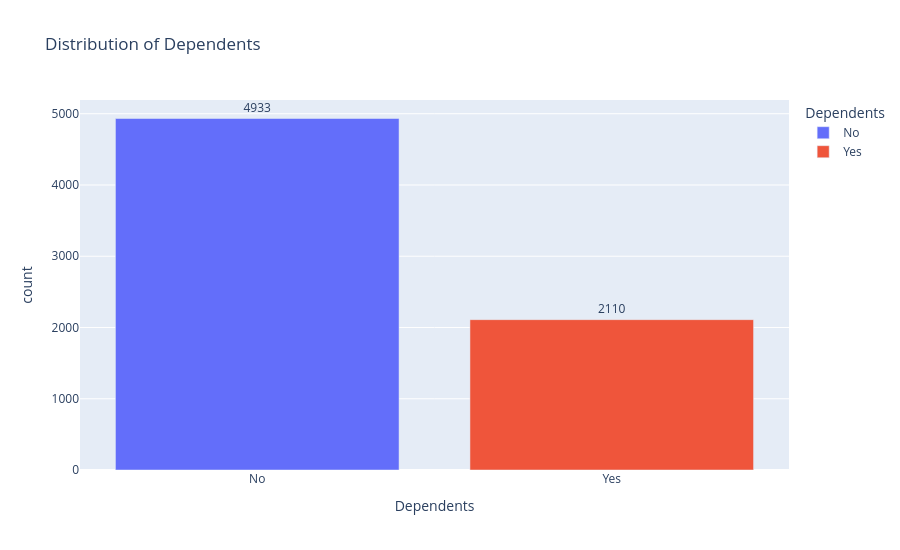

This figure's notebook cell:
### Code cell
distribution('Dependents')

### Figure 1 — Plotly figure (JSON) as saved in the notebook; plotly's stock layout.template omitted (floating-point values rounded to 4 significant figures)
{"data": [{"alignmentgroup": "True", "hovertemplate": "Dependents=%{x}<br>count=%{text}<extra></extra>", "legendgroup": "No", "marker": {"color": "#636efa", "pattern": {"shape": ""}}, "name": "No", "offsetgroup": "No", "orientation": "v", "showlegend": true, "text": [4933], "textposition": "outside", "type": "bar", "x": ["No"], "xaxis": "x", "y": [4933], "yaxis": "y"}, {"alignmentgroup": "True", "hovertemplate": "Dependents=%{x}<br>count=%{text}<extra></extra>", "legendgroup": "Yes", "marker": {"color": "#EF553B", "pattern": {"shape": ""}}, "name": "Yes", "offsetgroup": "Yes", "orientation": "v", "showlegend": true, "text": [2110], "textposition": "outside", "type": "bar", "x": ["Yes"], "xaxis": "x", "y": [2110], "yaxis": "y"}], "layout": {"barmode": "relative", "height": 550, "legend": {"title": {"text": "Dependents"}, "tracegroupgap": 0}, "title": {"text": "Distribution of Dependents"}, "width": 900, "xaxis": {"anchor": "y", "categoryarray": ["No", "Yes"], "categoryorder": "array", "domain": [0, 1], "title": {"text": "Dependents"}}, "yaxis": {"anchor": "x", "domain": [0, 1], "title": {"text": "count"}}}}
